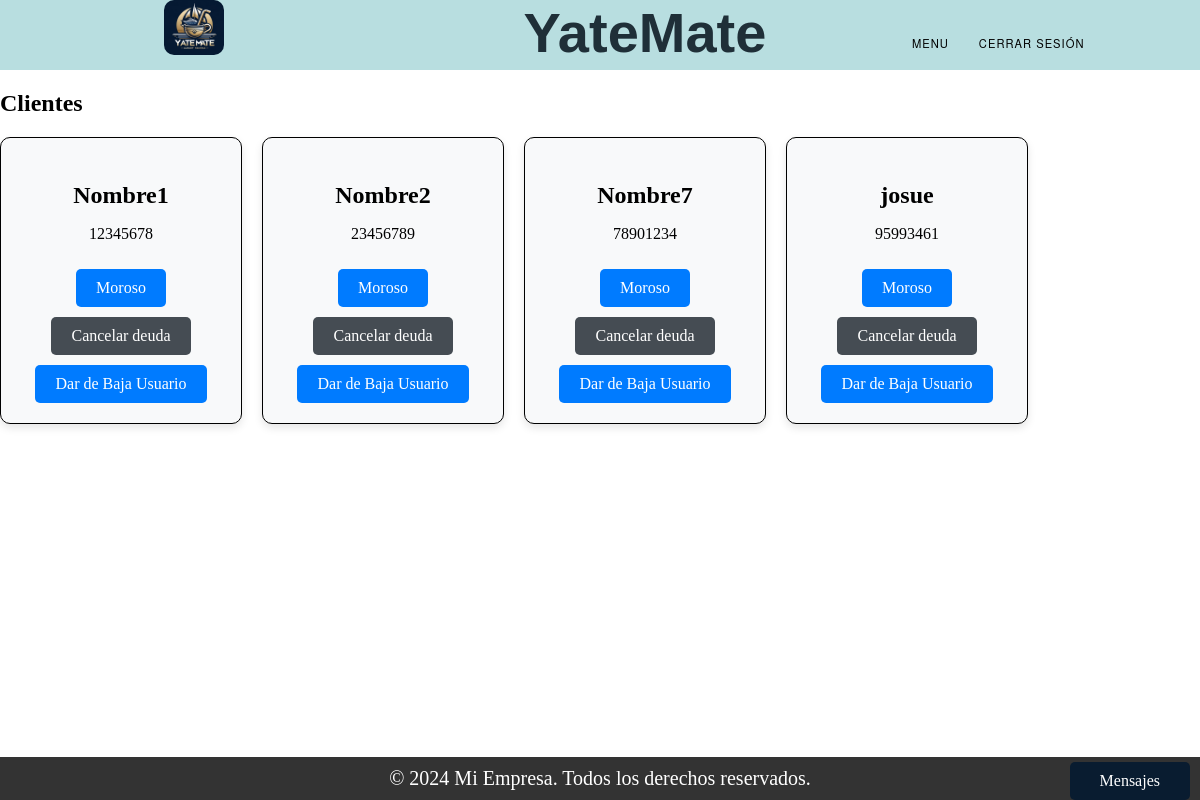
Page /listado_clientes/ (signed in) on the committed database.
### Register/models.py (models this page shows, shortened)
class User(models.Model):
    TIPOS = (
        ('Administrador', 'Administrador'),
        ('Usuario', 'Usuario'),
        ('Cliente', 'Cliente'),
    )
    mail = models.CharField(max_length=150, unique=True)  # Nombre de usuario (email).
    tipo = models.CharField(max_length=20, choices=TIPOS)
    password = models.CharField(max_length=128)  # Contraseña.
    nombre = models.CharField(max_length=255)
    apellido = models.CharField(max_length=255)
    dni = models.CharField(max_length=20)
    fecha_expiracion_dni = models.DateField()
    nacionalidad = models.CharField(max_length=100)
    genero = models.CharField(max_length=10)
    domicilio = models.CharField(max_length=255)
    fecha_nacimiento = models.DateField()
    cuil_cuit = models.CharField(max_length=20)
    moroso = models.BooleanField(default=False)

### Home/views.py (the view)
# urls.py: path('listado_clientes/',views.listado_clientes, name='listado_clientes'),
def listado_clientes(request):
    clientes = User.objects.filter()  # Cambiar 'Clientes' por 'Cliente'
    return render(request, "listado_clientes.html", {'clientes': clientes})

### Trueque/context_processors.py (called while the page is built)
def conversaciones_usuario(request):
    user_id = request.session.get('user_id')
    if user_id:
        conversaciones = Conversacion.objects.filter(Q(dueño_publicacion=user_id) | Q(solicitante=user_id))
        return {'conversaciones_usuario': conversaciones}
    else:
        return {'conversaciones_usuario': []}

### Trueque/models.py (called while the page is built)
    def get_mensajes(self):
        return Mensajes_chat.objects.filter(conversacion=self).order_by('enviado_a')

### Home/templates/listado_clientes.html (shortened to what this page needs)
{% extends "base.html" %}
{% block content %}
{% if clientes %}
    <h2>Clientes</h2>
    <div class="clientes-container" id="clientes-form">
        {% for cliente in clientes %}
            <div class="card">
                <h3 class="card-title">{{ cliente.nombre }}</h3>
                <p>{{ cliente.dni }}</p>
                {% if cliente.moroso %}
                    <a href="#" class="btn btn-cardDesactivado">Moroso</a>
                    <a href="{% url 'cancelar_deuda' cliente.id %}" class="btn btn-card">Cancelar deuda</a>
                    <a href="{% url 'eliminar_usuario' cliente.id %}" id="dar-de-baja" class="btn btn-card">Dar de Baja Usuario</a>
                {% else %}
                    <a href="{% url 'moroso_clientes' cliente.id %}" class="btn btn-card">Moroso</a>
                    <a href="#" class="btn btn-cardDesactivado">Cancelar deuda</a>
                    <a href="{% url 'eliminar_usuario' cliente.id %}" id="dar-de-baja" class="btn btn-card">Dar de Baja Usuario</a>
                {% endif %}
            </div>
        {% endfor %}
    </div>
{% else %}
    <p>No hay clientes para mostrar</p>
{% endif %}
{% endblock %}

### static/css/styles.css (style rules this page uses)
body { margin: 0; padding: 0; }

### Home/templates/listado_clientes.html (style rules this page uses)
.clientes-container { display: flex; flex-wrap: wrap; gap: 20px; }
.card { background-color: #f8f9fa; border: 1px solid #000000; border-radius: 10px; padding: 20px; width: 200px; box-shadow: 0 4px 8px rgba(0,0,0,0.1); text-align: center; }
.card-title { color: #000000; font-size: 1.5rem; margin-bottom: 10px; }
.btn-card, .btn-cardDesactivado { display: inline-block; margin-top: 10px; padding: 10px 20px; border-radius: 5px; text-decoration: none; }
.btn-card { background-color: #007bff; color: #fff; }
.btn-cardDesactivado { background-color: #454c53; color: #fff; }

### rows in the picture
User: nombre "Nombre1", dni "12345678", moroso "Moroso"
User: nombre "Nombre2", dni "23456789", moroso "Moroso"
User: nombre "Nombre7", dni "78901234", moroso "Moroso"
User: nombre "josue", dni "95993461", moroso "Moroso"
